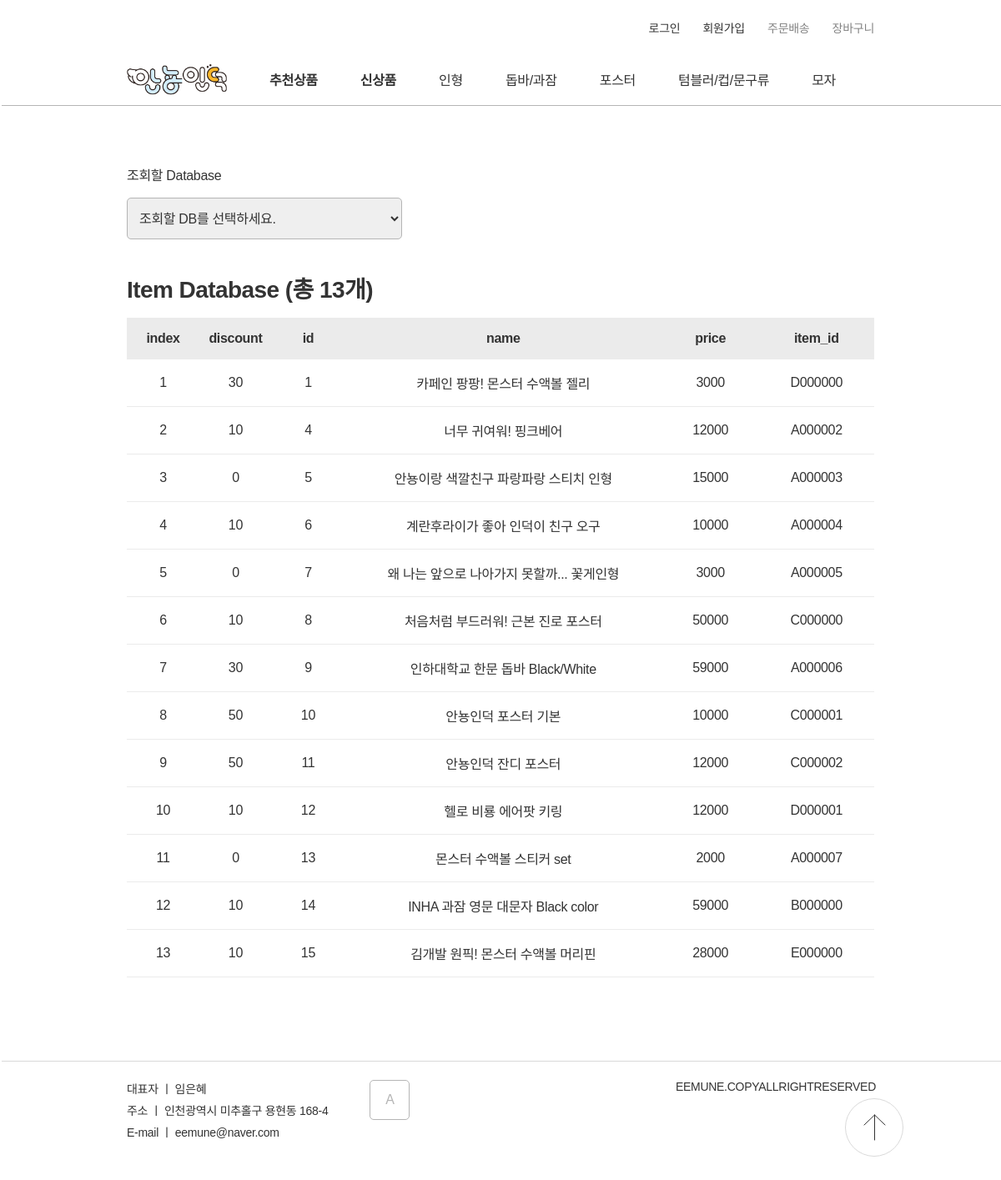
The app's page /show_db with its own data.
### data_models.py (models this page shows, shortened)
class Item(db.Model):
    __tablename__="Item"
    id=Column(db.Integer, primary_key=True)
    item_id=Column(String(7))
    name=Column(String(20))
    price=Column(Integer)
    discount=Column(Integer)

### server.py (the view)
@app.route('/show_db')
def show_db():
    db_category=request.args.get("category", "Item")
    db_all=None
    if(db_category=="Item"):
        db_all=db.session.query(Item).all()
    elif(db_category=="User"):
        db_all=db.session.query(User).all()
    elif(db_category=="Option"):
        db_all=db.session.query(Option).all()
    elif(db_category=="Post"):
        db_all=db.session.query(Post).all()
    elif(db_category=="Order"):
        db_all=db.session.query(Order).all()
    elif(db_category=="Wishlist"):
        db_all=db.session.query(Wishlist).all()
    elif(db_category=="Board"):
        db_all=db.session.query(Board).all()
    elif(db_category=="Comment"):
        db_all=db.session.query(Comment).all()
    return render_template("show_db.html", item=db_all)

### templates/show_db.html (shortened to what this page needs)
<!DOCTYPE html>
<html lang="en">
<head>
    <link href="../static/CSS/stylesheet.css" rel="stylesheet">
    <link href="../static/CSS/nav.css" rel="stylesheet">
    <link href="../static/CSS/show_db.css" rel="stylesheet">
</head>
<nav>
    <div id="comp_header">
        <div id="component_top-list">
            <ul>
                {% if session['user_id']%}
                <li><a class="size_14"href="./wishlist">{{session['user_id']}}님 안녕하세요!</a></li>
                <li><a class="size_14"href="./logout">로그아웃</a></li>
                {% else %}
                <li><a class="size_14"href="./signin">로그인</a></li>
                <li><a class="size_14"href="./signup">회원가입</a></li>
                {% endif %}
                <li><a class="size_14 color_B5B5B5"href="error">주문배송</a></li>
                <li><a class="size_14 color_B5B5B5"href="wishlist">장바구니</a></li>
            </ul>
        </div>
        <div id="component_navigator">
            <ul>
                <img id="LOGO" onclick="location.href='/'" src="../static/img/icon/안뇽인덕.png"/>
                <li><a style="font-weight: 700;" href="./category_item?category=추천상품">추천상품</a></li>
                <li><a style="font-weight: 700;" href=".//category_item?category=신상품">신상품</a></li>
                <li><a href="./category_item?category=A">인형</a></li>
                <li><a href="./category_item?category=B">돕바/과잠</a></li>
                <li><a href="./category_item?category=C">포스터</a></li>
                <li><a href="./category_item?category=D">텀블러/컵/문구류</a></li>
                <li><a href="./category_item?category=E">모자</a></li>
            </ul>
        </div>
        </div>
</nav>
<body>
    <p class="select_label">조회할 Database</p>
    <select onchange="change_db(event)" class="select_db">
        <option>조회할 DB를 선택하세요.</option>
    </select>
    <p class="section_title weight_700">{{item[0].__table__.name}} Database (총 {{item|length}}개)</p>
    <table class="show_db">
        <tr class="table_header">
            <td class="weight_700">index</td>
            {%for key in item[0].__dict__%}
                {%if loop.index!=1%}
                    <td class="weight_700">{{key}}</td>
                {%endif%}
            {%endfor%}
        </tr>
        {%for  obj in item%}
            <tr  class="table_body">
                <td>{{loop.index}}</td>
                {%for key in obj.__dict__%}
                    {%if loop.index!=1%}
                        <td>{{obj.__dict__[key]}}</td>
                    {%endif%}
                {%endfor%}
            </tr>
        {%endfor%}
    </table>
</body>
<footer>
    <div class="introduction">
        <p class="size_14">대표자 ㅣ 임은혜</p>
        <p class="size_14">주소 ㅣ 인천광역시 미추홀구 용현동 168-4</p>
        <p class="size_14">E-mail ㅣ eemune@naver.com</p>
    </div>
    <button onclick="location.href='/adminpage'">A</button>
    <div class="copyright">
        <p class="color_838383 size_14">EEMUNE.COPYALLRIGHTRESERVED</p>
    </div>
    <img id="gogo_top" src="../static/img/icon/icon_top.svg" onclick="location.href='#'"/>
</footer>
</html>

### static/CSS/stylesheet.css (style rules this page uses)
* { margin:0px; padding:0px; font-family: 'Noto Sans KR', sans-serif; font-size:16px; font-weight: 400; text-decoration: none; color:#333333; letter-spacing: -0.02em; box-sizing: border-box; }
#LOGO { width:120px; }
button { cursor:pointer; }
img { object-fit: cover; }
body { padding:0px 152px; overflow-x: hidden; }
li { list-style:none; display: inline-block; }
.color_B5B5B5 { color: #b5b5b5; }
.color_B5B5B5 { color: #838383; }
.size_14 { font-size:14px; }
.weight_700 { font-weight: 700; }
.section_title { font-size: 28px; }
footer { border-top: 1px solid #D9D9D9; padding-top:22px; width:100vw; margin-left: -150px; padding-left: 150px; display: flex; margin-bottom: 60px; }
footer .introduction p { margin-bottom: 6px; }
footer button { padding: 0; margin-left:50px; width:48px; height:48px; border: 1px solid #B5B5B5; color:#B5B5B5; background-color: white; }
.copyright { position: absolute; right:150px; }
#gogo_top { width:70px; height:70px; position: fixed; right:117px; bottom:46px; z-index: 3; cursor:pointer; }
button { border: 1px solid #0085FF; color: #0085FF; background-color: white; border-radius: 5px; transition: 0.5s; }

### static/CSS/nav.css (style rules this page uses)
#component_top-list { margin-top:23px; display: flex; justify-content: flex-end; height:44px; }
#component_top-list ul li:not(:last-child) { margin-right:23px; }
#component_top-list li { font-size: 14px; color:#B5B5B5; }
#LOGO { display: inline-block; cursor:pointer; }
#component_navigator { display: inline-block; margin-left: -150px; height:60px; padding-right: 50px; width:100vw; border-bottom: 1px solid #B5B5B5; background-color: rgba(255, 255, 255, 0.89); z-index: 3; transition: 0.5s; }
#component_navigator ul { padding:0px 150px; display: flex; justify-content: space-between; align-items: center; height: 56px; }
#component_navigator li { text-align: center; }

### static/CSS/show_db.css (style rules this page uses)
.show_db { width:100%; text-align: center; border-collapse: collapse; margin-bottom: 100px; }
.table_header { width:100%; background-color: #ebebeb; height: 50px; align-items: center; }
.table_body { width:100%; border-bottom: 1px solid #ebebeb; align-items: center; box-sizing: border-box; }
.table_body td { padding: 16px 30px; }
.select_label { margin-top:70px; }
.select_db { width: 330px; height: 50px; border-radius: 5px; border: 1px solid #b5b5b5; padding-left: 10px; margin-top: 16px; }
.section_title { margin-top: 38px; margin-bottom: 16px; }

### records on screen
Item: __dict__ "30" "1" "카페인 팡팡! 몬스터 수액볼 젤리" "3000" "D000000"
Item: __dict__ "10" "4" "너무 귀여워! 핑크베어" "12000" "A000002"
Item: __dict__ "0" "5" "안뇽이랑 색깔친구 파랑파랑 스티치 인형" "15000" "A000003"
Item: __dict__ "10" "6" "계란후라이가 좋아 인덕이 친구 오구" "10000" "A000004"
Item: __dict__ "0" "7" "왜 나는 앞으로 나아가지 못할까... 꽃게인형" "3000" "A000005"
Item: __dict__ "10" "8" "처음처럼 부드러워! 근본 진로 포스터" "50000" "C000000"
Item: __dict__ "30" "9" "인하대학교 한문 돕바 Black/White" "59000" "A000006"
Item: __dict__ "50" "10" "안뇽인덕 포스터 기본" "10000" "C000001"
Item: __dict__ "50" "11" "안뇽인덕 잔디 포스터" "12000" "C000002"
Item: __dict__ "10" "12" "헬로 비룡 에어팟 키링" "12000" "D000001"
Item: __dict__ "0" "13" "몬스터 수액볼 스티커 set" "2000" "A000007"
Item: __dict__ "10" "14" "INHA 과잠 영문 대문자 Black color" "59000" "B000000"
Item: __dict__ "10" "15" "김개발 원픽! 몬스터 수액볼 머리핀" "28000" "E000000"

### other values on screen
{{ item[0].__table__.name }} "Item"
{{ item|length }} "13"
{{ key }} "discount" "id" "name" "price" "item_id"
